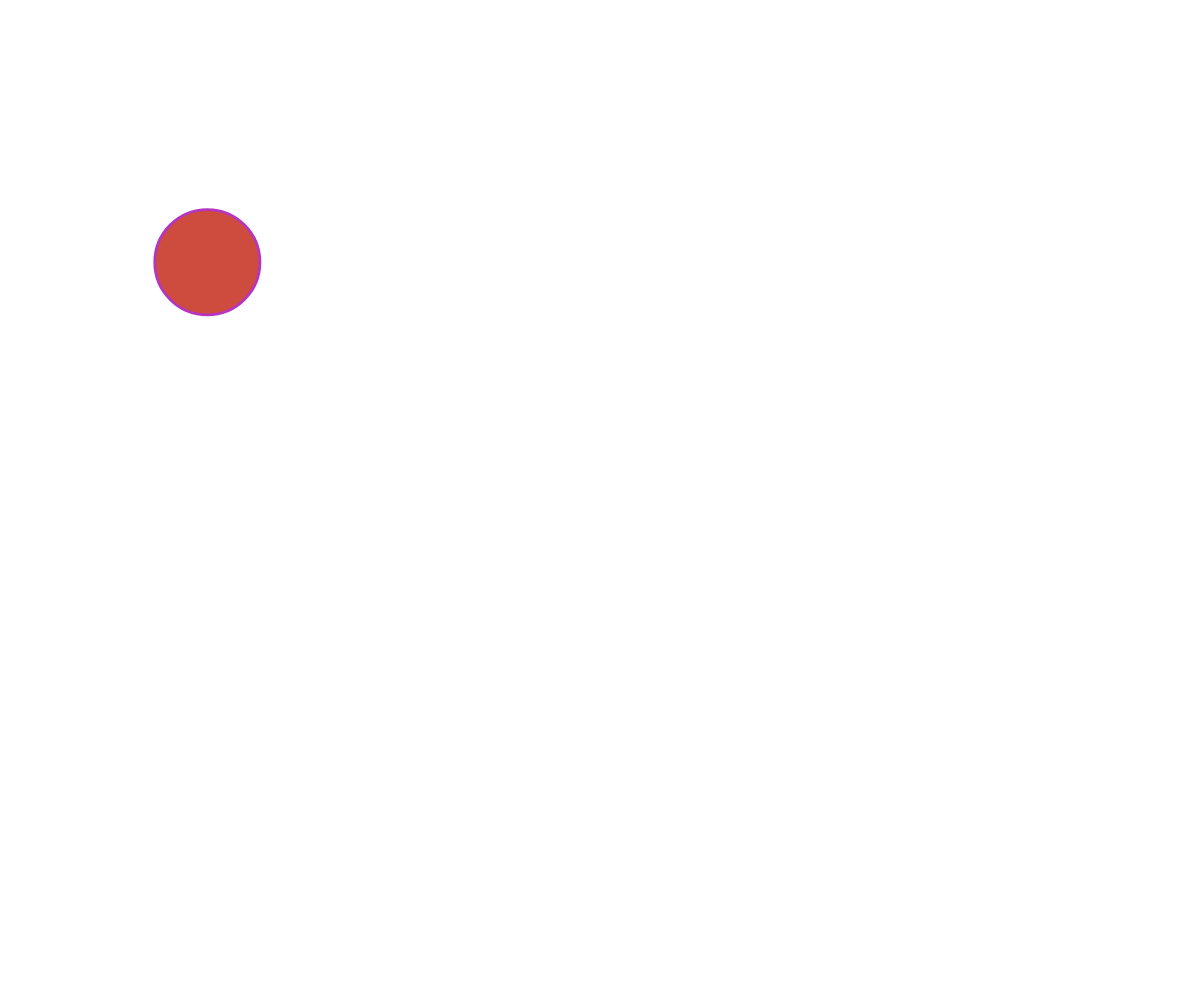
Frame 1 (no input)
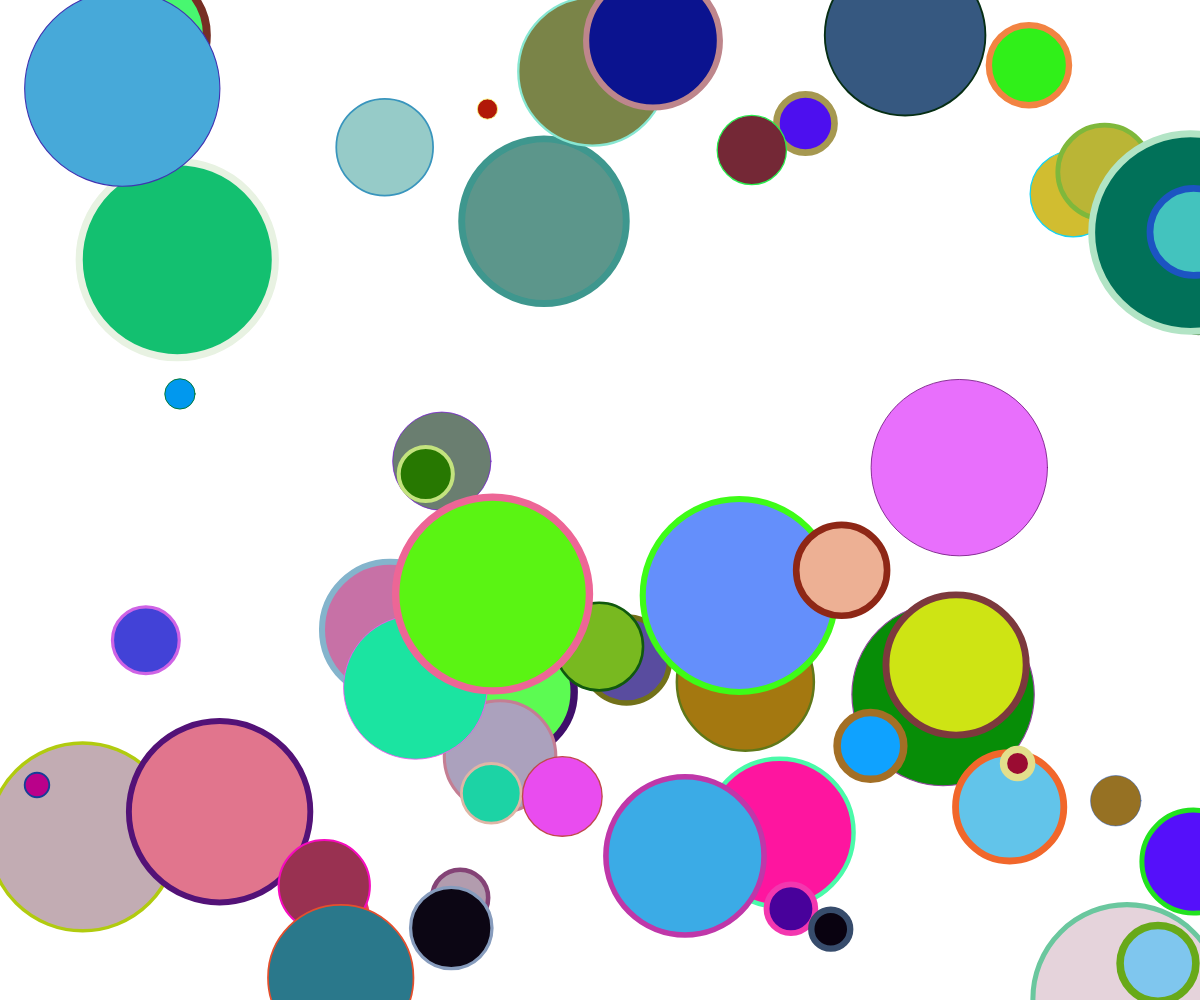
Frame 60 (no input)
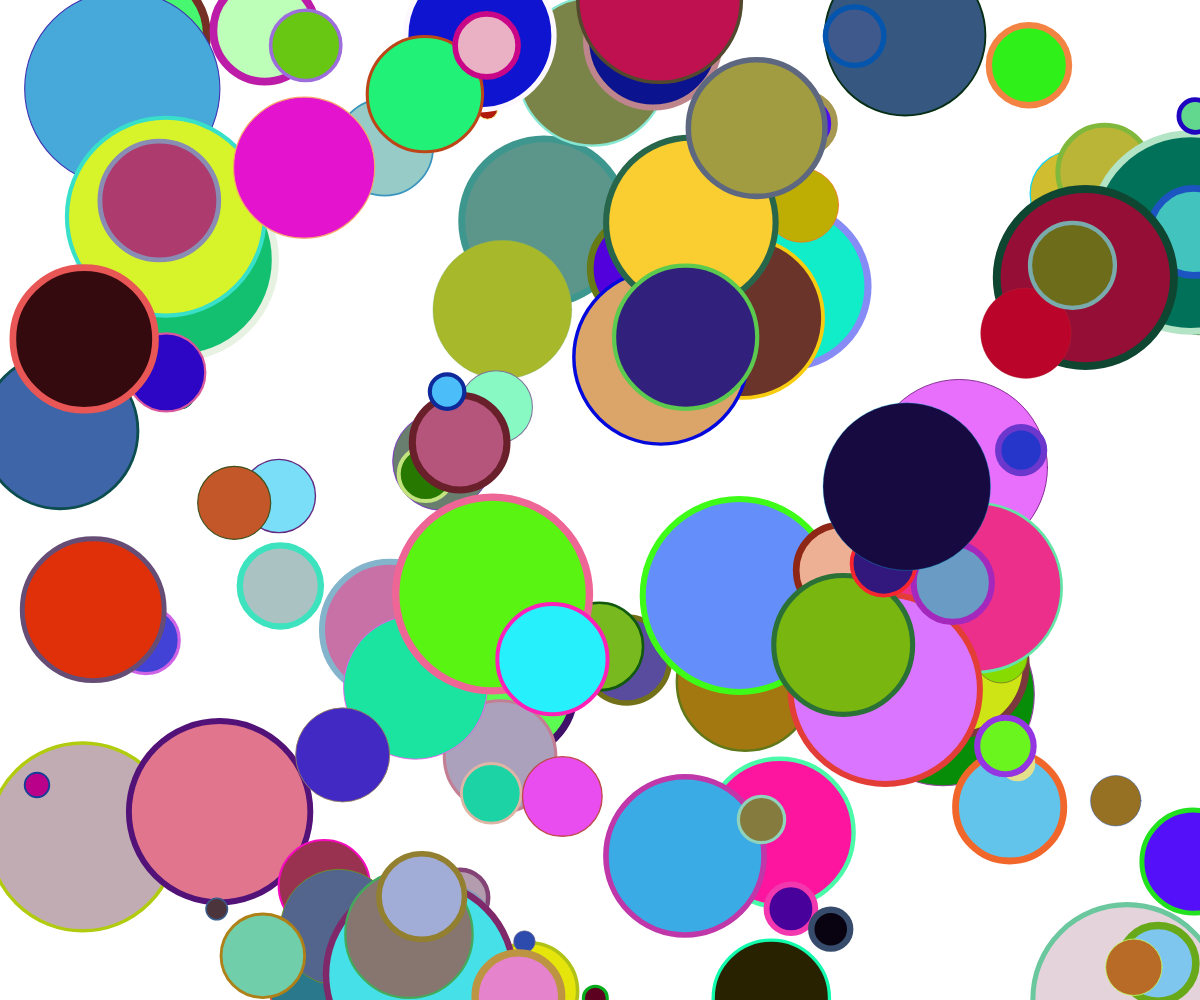
Frame 120 (the mouse pressed at the canvas centre since frame 60)

The p5.js sketch that drew these frames (run headless with seeded random() and noise() and a simulated clock; from frame 60 on, the mouse is pressed at the canvas centre):

// p5.js sketch
// ── sketch.js
// Project Title
// Your Name
// Date
//
// Extra for Experts:
// - describe what you did to take this project "above and beyond"


async function setup() {
  createCanvas(windowWidth, windowHeight);
}

function draw() {
  stroke(random(0, 255), random(0, 255), random(0, 255));
  strokeWeight(random(0, 8));
  fill(random(0, 255), random(0, 255), random(0, 255));
  circle(random(0, width), random(0, height), random(20, 200));

}
